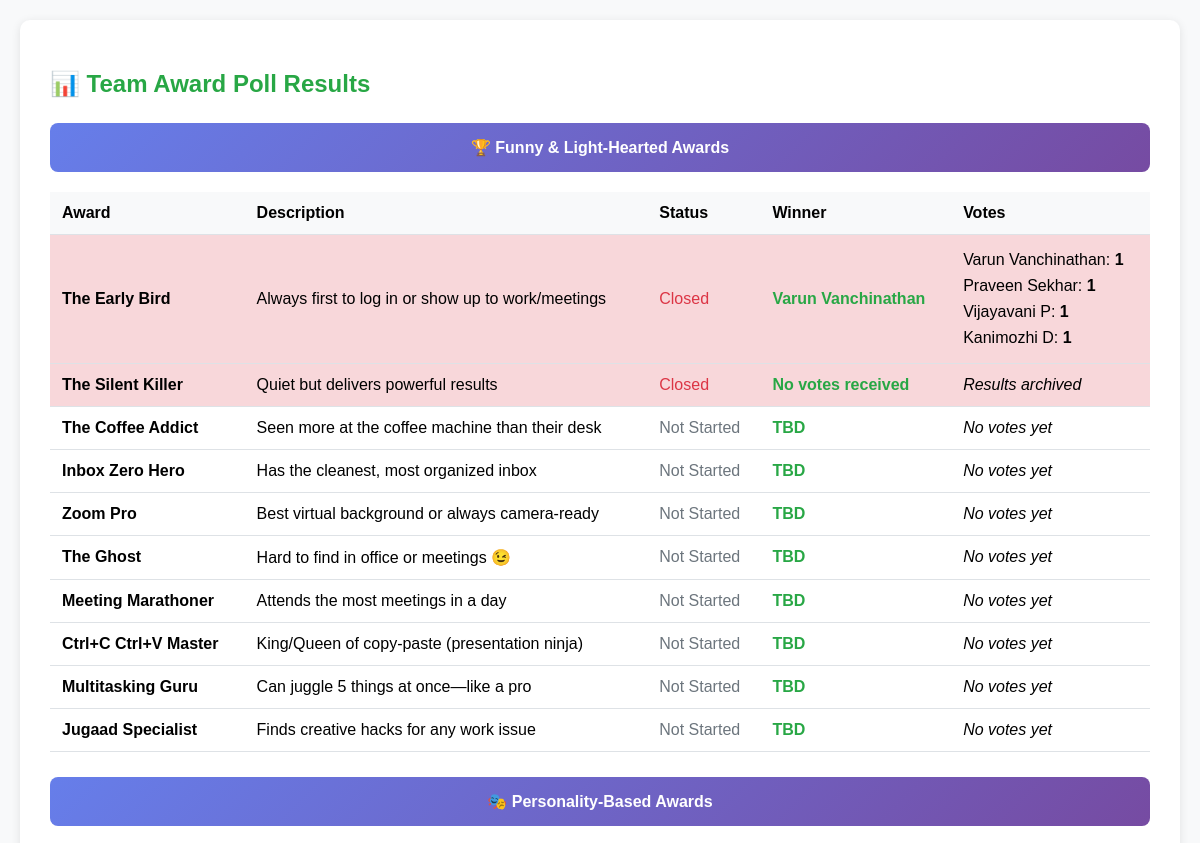
The app's page /results (upper part), older data.
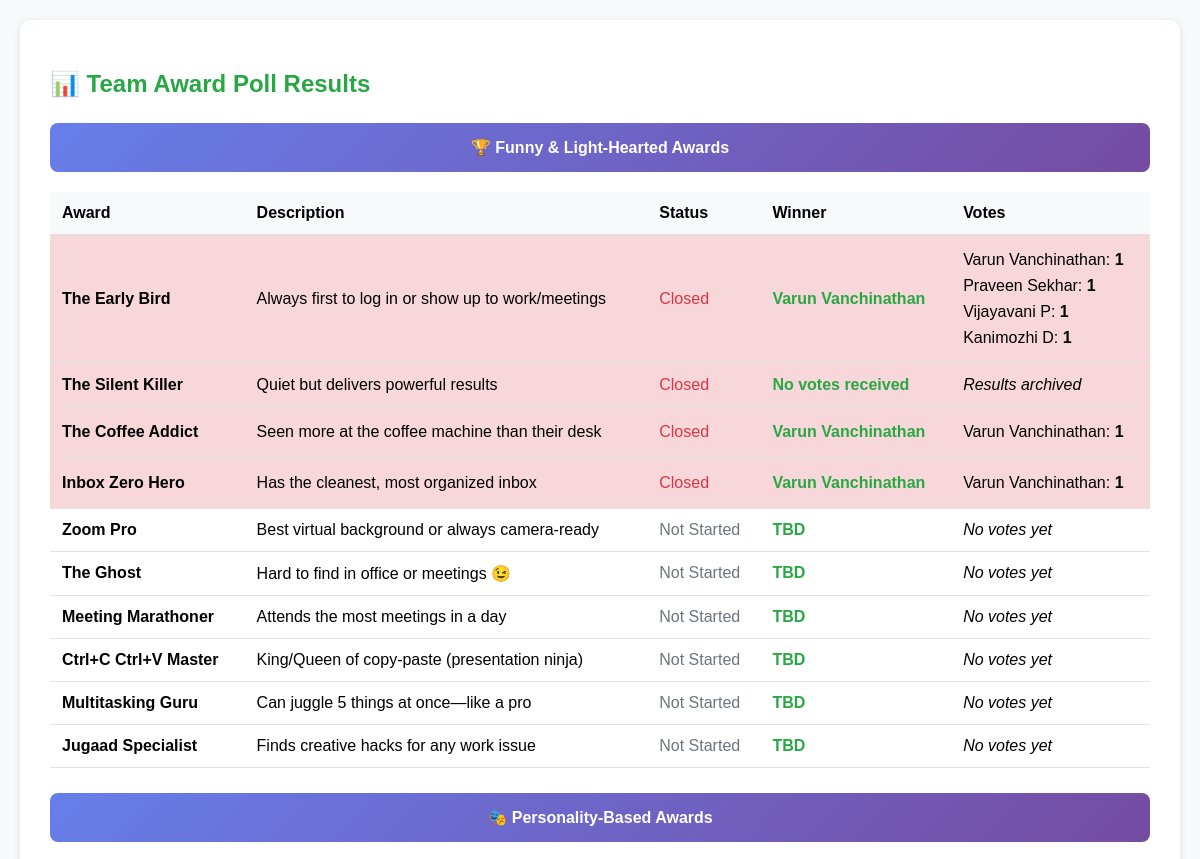
The same page, newer data.
### tables this page shows
CREATE TABLE awards (
                id INTEGER PRIMARY KEY,
                name TEXT,
                description TEXT,
                posted BOOLEAN DEFAULT 0,
                winner TEXT,
                current BOOLEAN DEFAULT 0
            );

CREATE TABLE vote_results (
                id INTEGER PRIMARY KEY AUTOINCREMENT,
                award_id INTEGER,
                nominee TEXT,
                vote_count INTEGER
            );

### app.py (the view)
@app.route("/results")
def results():
    with db_conn() as conn:
        c = conn.cursor()
        c.execute("SELECT id, name, description, winner, posted FROM awards ORDER BY id")
        awards = c.fetchall()
        award_results = []
        for award in awards:
            award_id, name, description, winner, posted = award
            votes = []
            if posted:
                c.execute("SELECT nominee, vote_count FROM vote_results WHERE award_id = ? ORDER BY vote_count DESC", (award_id,))
                votes = c.fetchall()
            else:
                c.execute("SELECT nominee, COUNT(*) FROM votes WHERE award_id = ? GROUP BY nominee ORDER BY COUNT(*) DESC", (award_id,))
                votes = c.fetchall()
            award_results.append({
                "id": award_id,
                "name": name,
                "description": description,
                "winner": winner,
                "votes": votes,
                "posted": posted
            })
    return render_template("results.html", awards=award_results)

### app.py (called while the page is built)
def db_conn():
    return sqlite3.connect(DB_FILE)

@app.before_request
def assign_key():
    if not hasattr(app, '_db_initialized'):
        init_db()
        app._db_initialized = True

### templates/results.html (shortened to what this page needs)
<!DOCTYPE html>
<html>
<head>
</head>
<body>
    <div class="container">
        <h2>📊 Team Award Poll Results</h2>
        <div class="category-header">🏆 Funny & Light-Hearted Awards</div>
        <table>
            <tr><th>Award</th><th>Description</th><th>Status</th><th>Winner</th><th>Votes</th></tr>
            {% for award in awards[:10] %}
            <tr class="{% if award.posted %}closed-poll{% elif award.votes %}live-poll{% endif %} award-row">
                <td><strong>{{ award.name }}</strong></td>
                <td>{{ award.description }}</td>
                <td>
                    {% if award.posted %}
                        <span style="color:#dc3545;">Closed</span>
                    {% elif award.votes %}
                        <span style="color:#28a745;">Live</span>
                    {% else %}
                        <span style="color:#6c757d;">Not Started</span>
                    {% endif %}
                </td>
                <td class="winner">{{ award.winner or "TBD" }}</td>
                <td>
                    {% if award.votes %}
                        <ul class="votes-list">
                        {% for nominee, count in award.votes %}
                            <li>{{ nominee }}: <strong>{{ count }}</strong></li>
                        {% endfor %}
                        </ul>
                    {% else %}
                        {% if award.winner %}
                            <em>Results archived</em>
                        {% else %}
                            <em>No votes yet</em>
                        {% endif %}
                    {% endif %}
                </td>
            </tr>
            {% endfor %}
        </table>
        <div class="category-header">🎭 Personality-Based Awards</div>
    </div>
</body>
</html>

### templates/results.html (style rules this page uses)
body { font-family: Arial, sans-serif; margin: 20px; background: #f8f9fa; }
.container { background: white; padding: 30px; border-radius: 10px; box-shadow: 0 2px 10px rgba(0,0,0,0.1); }
h2 { color: #28a745; margin-bottom: 20px; }
table { width: 100%; border-collapse: collapse; margin: 20px 0; }
th, td { padding: 12px; text-align: left; border-bottom: 1px solid #dee2e6; }
th { background: #f8f9fa; font-weight: bold; }
.winner { color: #28a745; font-weight: bold; }
.votes-list { list-style: none; padding: 0; margin: 0; }
.votes-list li { padding: 4px 0; }
.closed-poll { background: #f8d7da; }
.category-header { background: linear-gradient(135deg, #667eea 0%, #764ba2 100%); color: white; padding: 15px; margin: 25px 0 10px 0; border-radius: 8px; font-weight: bold; text-align: center; }
.award-row { margin: 8px 0; }

Row changes from the older to the newer data that the page shows:
changed awards "The Coffee Addict": winner "TBD" → "Varun Vanchinathan"; posted "Not Started No votes yet" → "Closed"
added vote_results: nominee "Varun Vanchinathan", vote_count "1", shown under awards "The Coffee Addict"
changed awards "Inbox Zero Hero": winner "TBD" → "Varun Vanchinathan"; posted "Not Started No votes yet" → "Closed"
added vote_results: nominee "Varun Vanchinathan", vote_count "1", shown under awards "Inbox Zero Hero"
